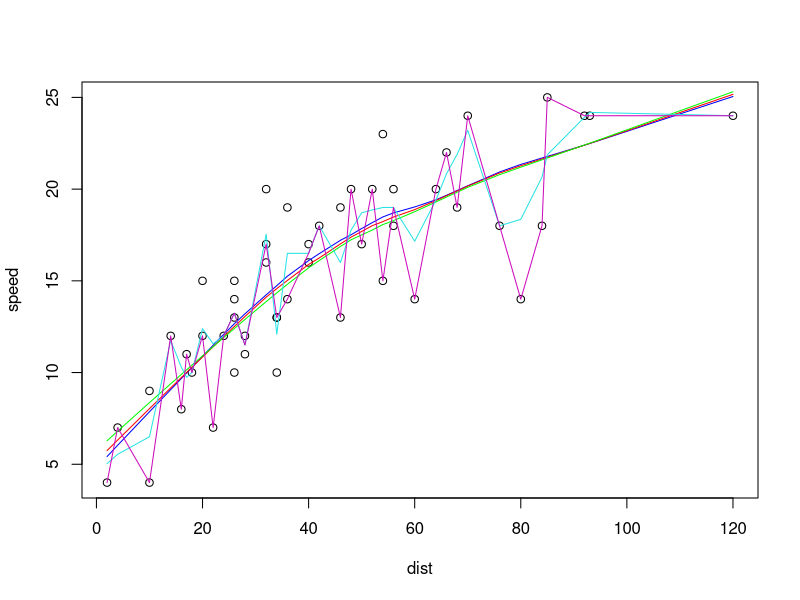

R code for this plot:
data("cars")
str(cars)
plot(speed ~ dist, data = cars)

help("lowess")
lowess(cars$speed ~ cars$dist)
lines(lowess(cars$speed ~ cars$dist, f = 2/3), col="blue")

# Change the "f" value and observe the shape of the line.
# lines(lowess(cars$speed ~ cars$dist, f=0.75), col="gray")  # f = 0.75
lines(lowess(cars$speed ~ cars$dist, f=0.8), col="red")  # f = 0.8
lines(lowess(cars$speed ~ cars$dist, f=0.9), col="green")  # f = 0.9
lines(lowess(cars$speed ~ cars$dist, f=0.1), col= 5)  # f = 0.1
lines(lowess(cars$speed ~ cars$dist, f=0.01), col= 6)  # f = 0.01 
# Observe that, when we try to have a very lower values for "f", in this example, it will 
#try to overfit points

